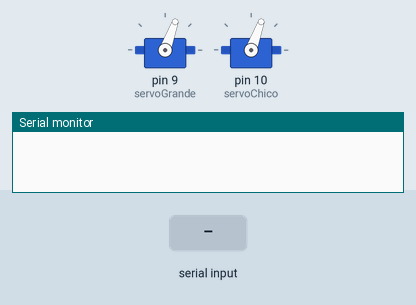
This sketch was run on a simulated Arduino Uno, built with avr-gcc and run on an emulated ATmega328P. Shown: 2 × servo, the last lines printed to the serial monitor. Inputs (shaded band) come from the test bench.

Above: at 1.2 s.
1.3 s: "1\n" received over Serial
At 3.5 s:
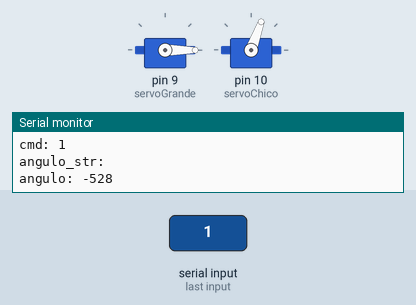
3.8 s: "2\n" received over Serial
At 5.4 s:
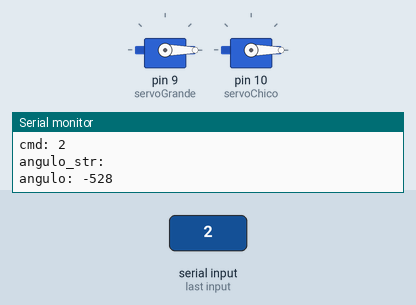
Timing chart, 0 to 6.9 s (numbered marks = the images above; inputs shaded):
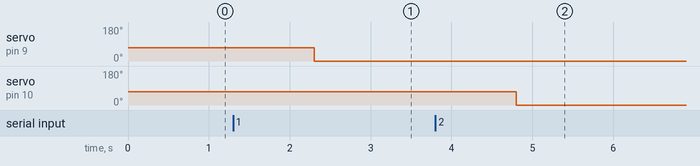

The sketch:

servo_test.ino
```cpp
#include <Servo.h>
#define SERVO1_INIT 70
#define SERVO2_INIT 70

Servo servoGrande;
Servo servoChico;

int pos1 = 0;
int pos2 = 0;
int pos = 0;

String cmd = "";
String angulo_str;
char select;
char angulo_chr;
int digito1;
int digito2;

int angulo;

void setup()
{
  servoGrande.attach(9);
  servoChico.attach(10);
  servoGrande.write(SERVO1_INIT);
  servoChico.write(SERVO1_INIT);
  Serial.begin(115200);
}

void loop()
{

  if(Serial.available() >= 1)
  {
    //pos = Serial.parseInt(); //Leer un entero por serial
    cmd = Serial.readString();
    Serial.print("cmd: "); Serial.println(cmd);
    select = cmd[0]-'0';
    angulo_str = cmd.substring(2, 4);
    Serial.print("angulo_str: "); Serial.println(angulo_str);
    digito1 = angulo_str[0]-'0';
    digito2 = angulo_str[1]-'0';
    angulo = digito1*10+digito2;
    Serial.print("angulo: "); Serial.println(angulo);
    if (select == 1) servoGrande.write(angulo);
    else if (select == 2) servoChico.write(angulo);
  }
}
```

Measured:
- after the input at 1.3 s, servo on pin 9 (servoGrande): 70° → 0° after 1.0 s
- after the input at 3.8 s, servo on pin 10 (servoChico): 70° → 0° after 1.0 s
